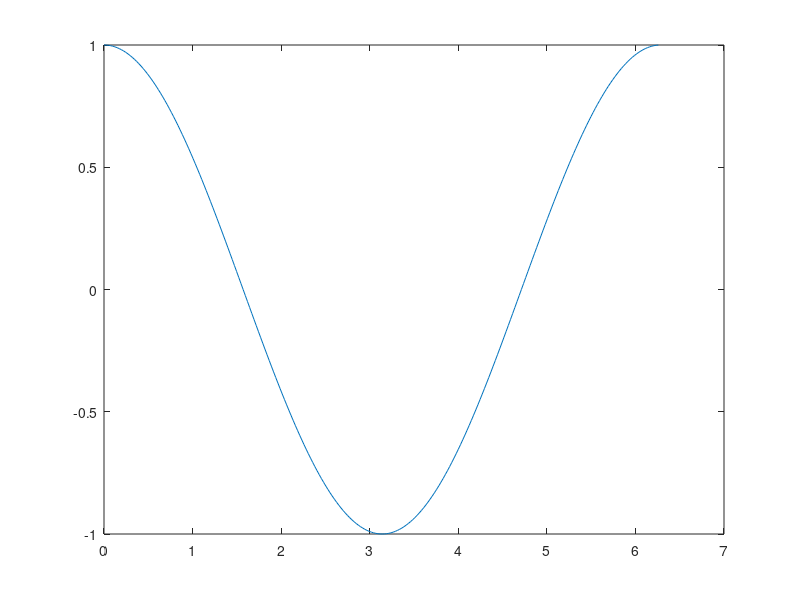

Here is the MATLAB script that generated this plot: (Note: this script raises an error after producing the figure.)
%clear
close all
clc

fs = 10^4; % Частота плисины (частота дискретизации)
n = 8; % Порядок (2^n ячеек для 1 периода косинуса)
tend = 0.02; % Конечное время работы
ts = 1 / fs; % Шаг дискретизации времени
t = 0:ts:tend - ts; % Задали интервал по времени
phi = 0:(2 * pi) / (2^n):2 * pi - 1 / (2^n); % Задали интервал по фазе

% Диалоговое окно ввода
prompt = {'Enter the frequency code number:'};
dlgtitle = 'Input';
dims = 1;
definput = {''};
answer = inputdlg(prompt, dlgtitle, dims, definput);

k = str2double(answer{1});
disp(k);

% Функция для заполнения вектора косинусов:
cos_table = cos(phi);
a = cos(phi);
disp(a); % Выводит вектор косинуса
plot(phi, a); % Его график

f = 0:fs / length(t):fs - fs / length(t); % Задали интервал по частоте

s = 1;

for i = 1:length(t)
    %m = k(1);
    %k = 13;             % Тут мы с шагом n обращаемся к ячейкам вектора
    %y1 = a(1: n: end);
    y1(i) = a(s);
    s = k + s;

    % Проверка на переполнение:
    if s > length(a)
        s = s - length(a);
    end

end

S = abs(fft(y1).^2); % Спектр сигнала на выходе
plot(t, y1) % График выходного сигнала
figure(2) % Чтобы графики одновременно выводились
plot(f, S) % График спектра
xlim([0, fs / 2]) % Ограничили спектр от и до

%      k = input('k =:');
%      if (k == 1)
%         n = 13;
%         for t = 0: ts: tend - ts
%             y1 = a(1: n: end);
% %             disp(y1);
%
%         end
%     plot(t, y1);
%     elseif (k == 2)
%         n = 10*256/100;
%         y2 = a(1: n: end);
%         disp(n);
%         disp(y2);
%         plot(y2)
%     elseif (k == 3)
%         n = 15*256/100;
%         y3 = a(1: n: end);
%         disp(n);
%         disp(y3);
%         plot(y3)
%     elseif (k == 4)
%         n = 20*256/100;
%         y4 = a(1: n: end);
%         disp(n);
%         disp(y4);
%         plot(y4)
%
%     end
